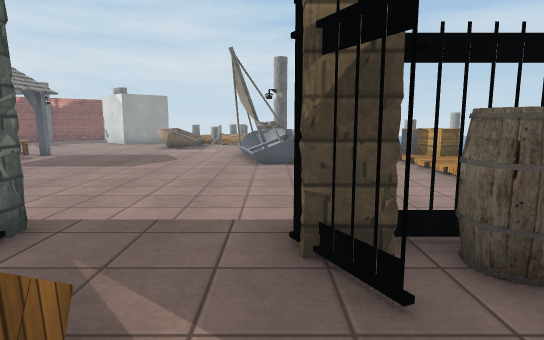
[1] (above)

24 first-person views from a walk through a Unity game level. The camera is 1.3 m above the floor, tilts 8° down and sees 75° across. The floor is counted in squares, 1 m on a side. Each view is taken from the middle of a square. On the plan, view 1 faces up. The plan holds only what a view shows up to about 15 squares ahead; the rest is blank. The place goes on beyond the plan. The player character is not drawn. Some surface patterns are stand-ins.

[2]
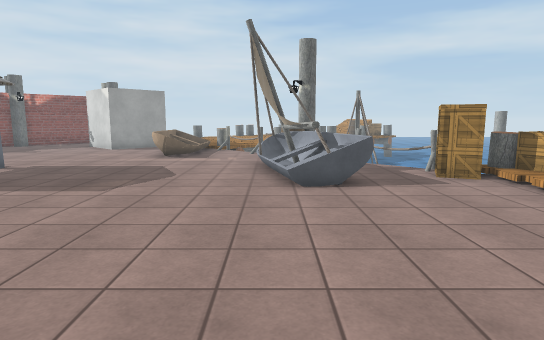

[3]
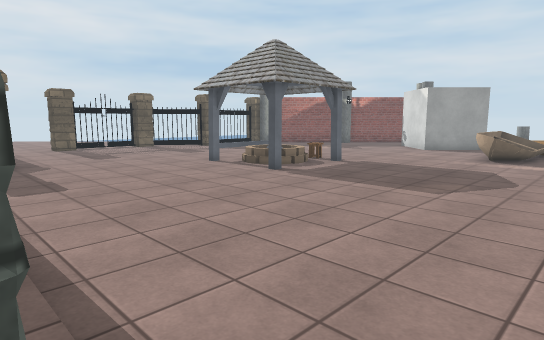

[4]
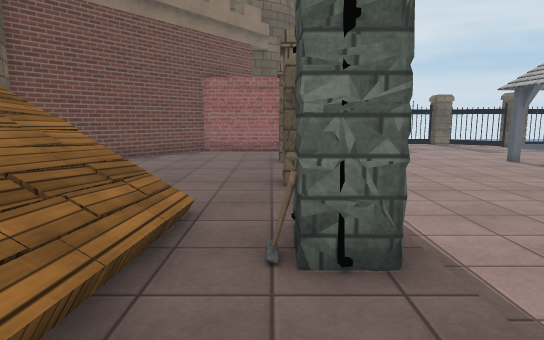

[5]
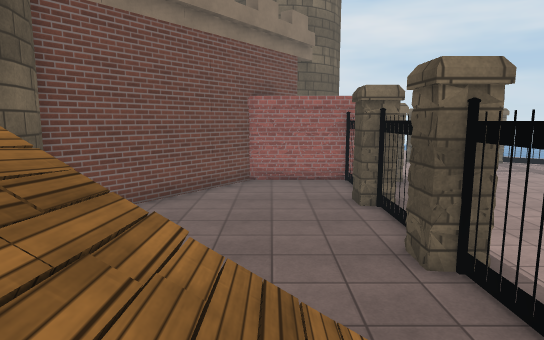

[6]
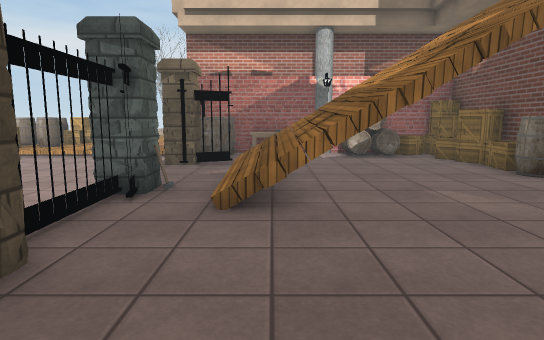

[7]
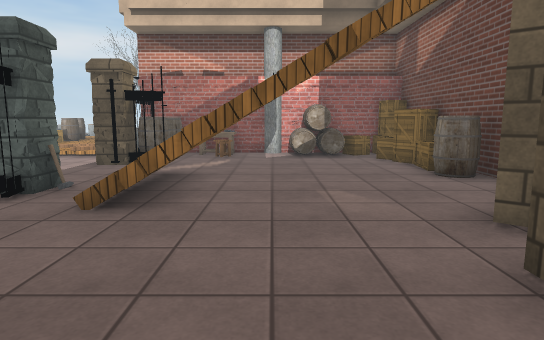

[8]
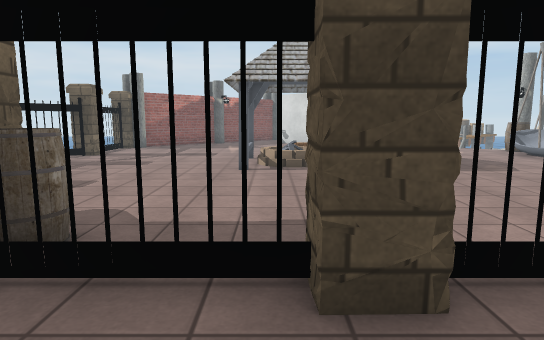

[9]
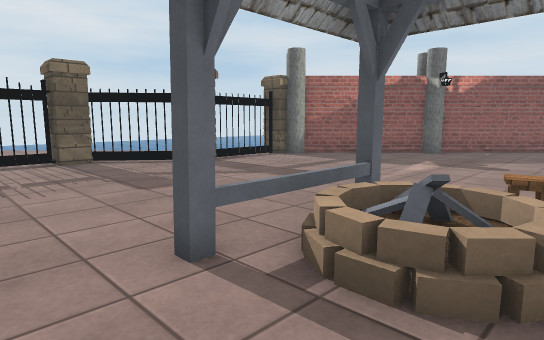

[10]
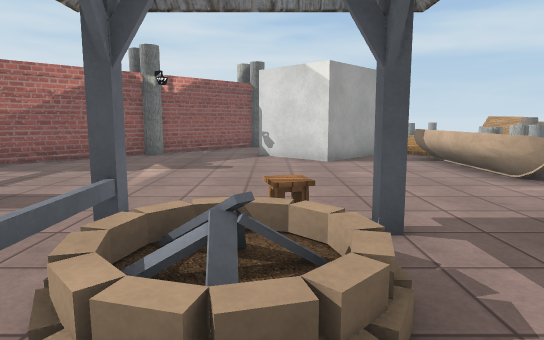

[11]
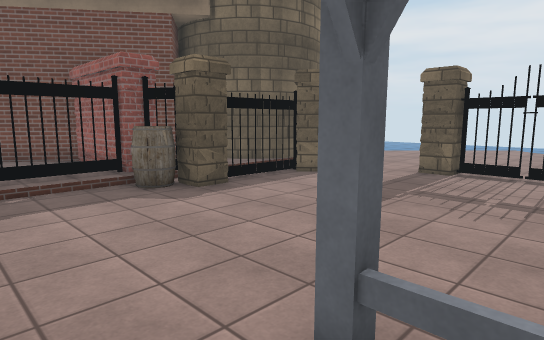

[12]
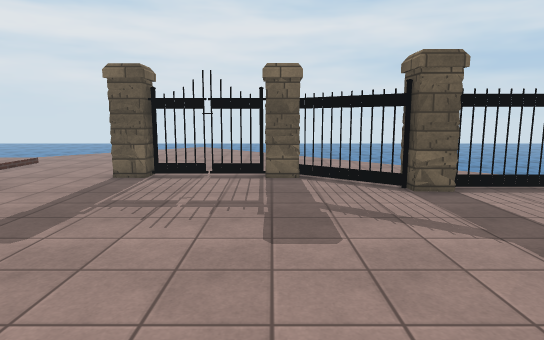

[13]
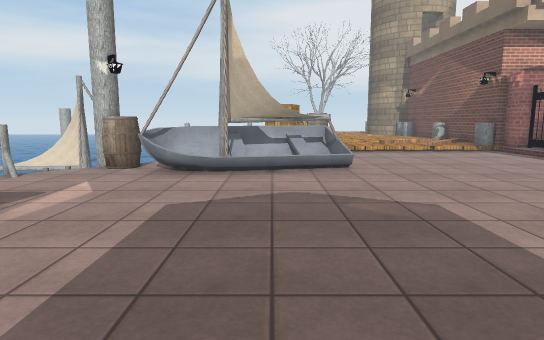

[14]
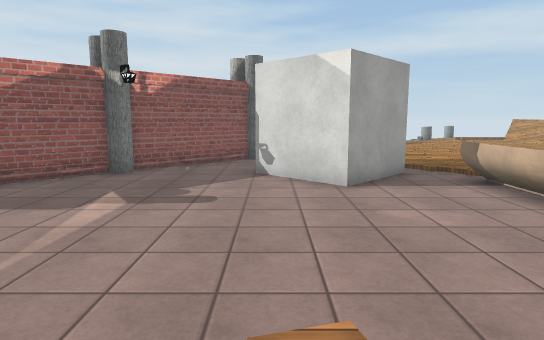

[15]
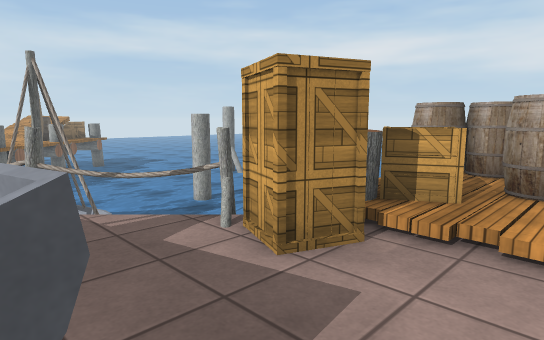

[16]
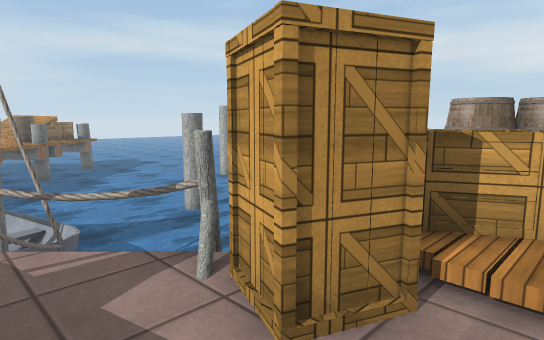

[17]
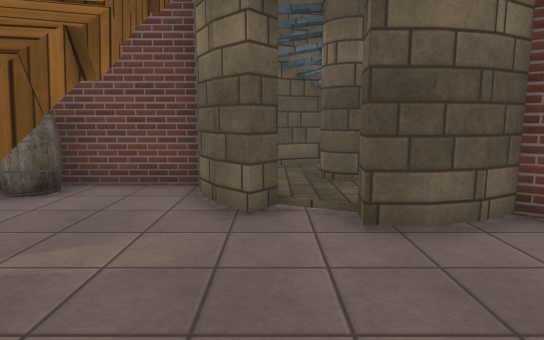

[18]
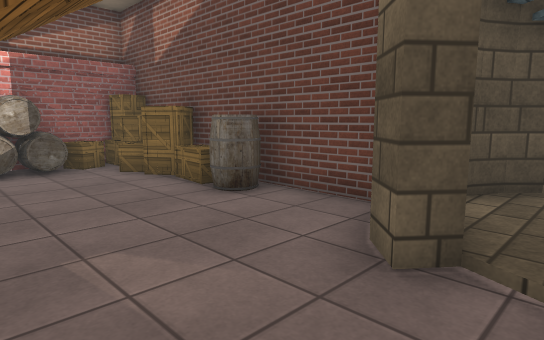

[19]
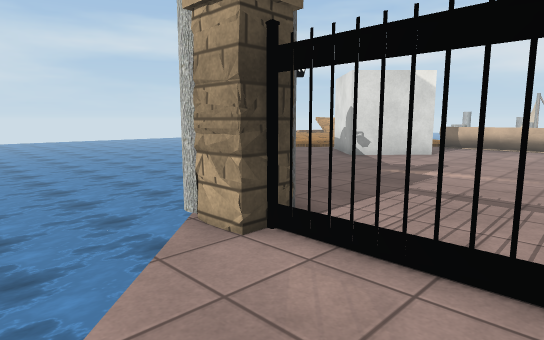

[20]
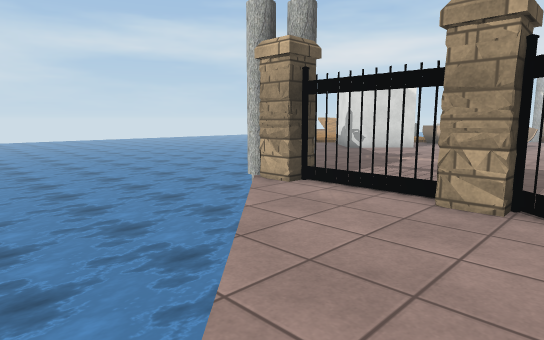

[21]
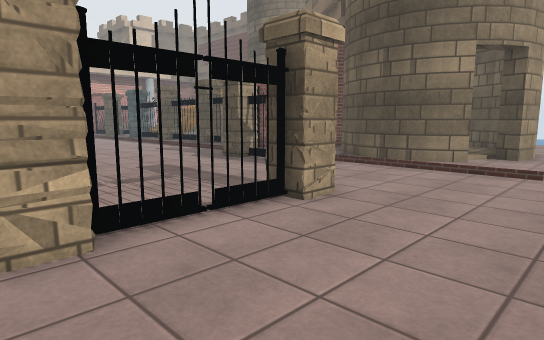

[22]
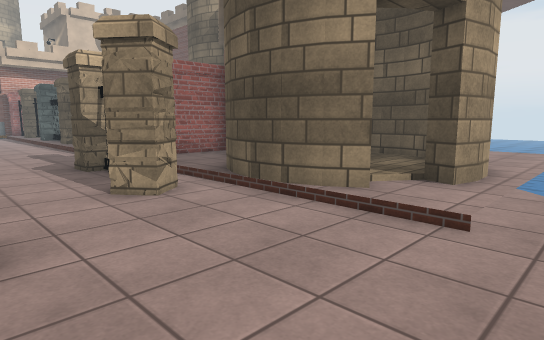

[23]
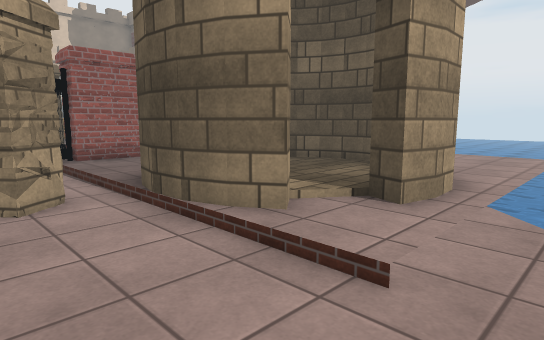

[24]
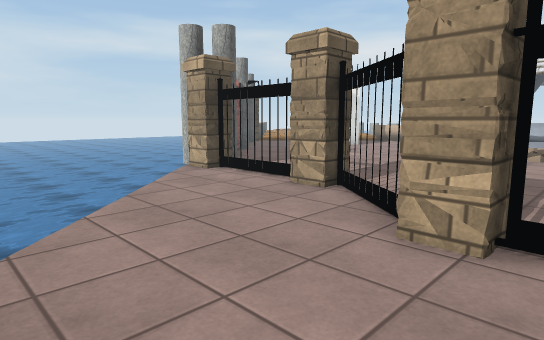

### Floor plan
Key: @ floor where view 1 was taken; # wall or solid block; . main floor; : floor 0.25 m higher than the main floor; + floor 1.5 m higher than the main floor; * floor 1.75 m higher than the main floor; - floor 1.75 m lower than the main floor; % floor 2.25 m higher than the main floor; / step, stairs or slope; = window, fence, low wall or low ledge; ≈ water the walk keeps out of; ^ raised ledge; B boat; C crate; L column; F fence; A barrel; H chair; M hammer; T tower; O other object.
Columns run from 26 left of view 1 to 8 right of it. Each row starts with its distance up from view 1.
 30   ≈≈≈≈≈≈≈≈≈                  ^≈
 29   ≈≈≈≈≈≈≈≈≈  OO      :.       ≈≈
 28   ≈≈≈≈≈≈≈≈≈  #O      -:       ≈≈
 27  ≈≈≈≈≈≈≈≈≈  ##.     -::       ≈≈≈
 26  ≈≈≈≈≈≈≈≈≈ ##...#   ::   ==   ≈≈≈≈≈
 25  ≈≈≈≈≈≈≈≈≈OO...##  #::         ≈≈≈≈
 24  ≈≈≈≈≈≈≈≈#O....#####.:         ≈≈≈≈
 23  ≈≈≈≈≈≈≈##......###.B/^≈       ≈≈≈O
 22  ≈≈≈≈≈O##...........B/ O     B ≈≈≈≈
 21  ≈≈≈≈≈OO............B..      B≈≈≈≈≈
 20  ≈≈≈≈FL.............O....O   B ≈≈≈≈
 19   ≈≈..:.............B:....OO    ≈≈≈
 18   ≈...:.............BB...AAO
 17  ≈....L..................BB O
 16 ≈.....F..................:B .O
 15 .............O.HO........BBB..O
 14 ....L........O///........BBB..CCC A
 13 ....F........O///.........BB..C/CCA
 12 .............O..O.........BB...//AA
 11 .............................../:A
 10 ....F........................../
  9 ....L........................../
  8  ............................../
  7 ......L......................../
  6 ......LF..L..................../
  5 ..........LA...................#
  4 ./:#T###::#F::LF:FLF::LF::FLA:F#
  3 .///   #::##:::L:::L::LM:::LAAA
  2  /#:   #####::::::::://///::::#
  1  ≈#     #OO#:::::::::////=:::H#
  0  ≈    #    OO::::::::++*//@:::#
 -1  ≈: ###     O#:::::::%%%//::::O
 -2  ≈::         OO::::::::::::::A#
 -3  ≈::           OO:##:::::::::A#
 -4  ≈::            T#####:::::::AC
 -5   ::                 #::ACCCCCC
 -6   ≈               TT ########CC
 -7   ≈≈               TTT    O O

Where each view was taken, in squares from view 1:
view 1: 0 up, 0 right, facing up
view 2: 4 up, 1 left, facing up
view 3: 4 up, 2 left, facing up-left
view 4: 3 up, 0 right, facing left
view 5: 1 up, 2 left, facing left
view 6: 1 up, 10 left, facing right
view 7: 1 down, 10 left, facing right
view 8: 1 up, 12 left, facing up
view 9: 10 up, 10 left, facing up-left
view 10: 11 up, 11 left, facing up
view 11: 13 up, 11 left, facing down-left
view 12: 13 up, 12 left, facing left
view 13: 14 up, 10 left, facing right
view 14: 14 up, 11 left, facing up
view 15: 11 up, 1 right, facing up-right
view 16: 12 up, 2 right, facing up-right
view 17: 1 up, 6 left, facing down
view 18: 1 down, 7 left, facing down-right
view 19: 17 up, 23 left, facing up-right
view 20: 15 up, 26 left, facing up-right
view 21: 14 up, 26 left, facing down-right
view 22: 9 up, 26 left, facing down-right
view 23: 7 up, 26 left, facing down-right
view 24: 12 up, 26 left, facing up-right
